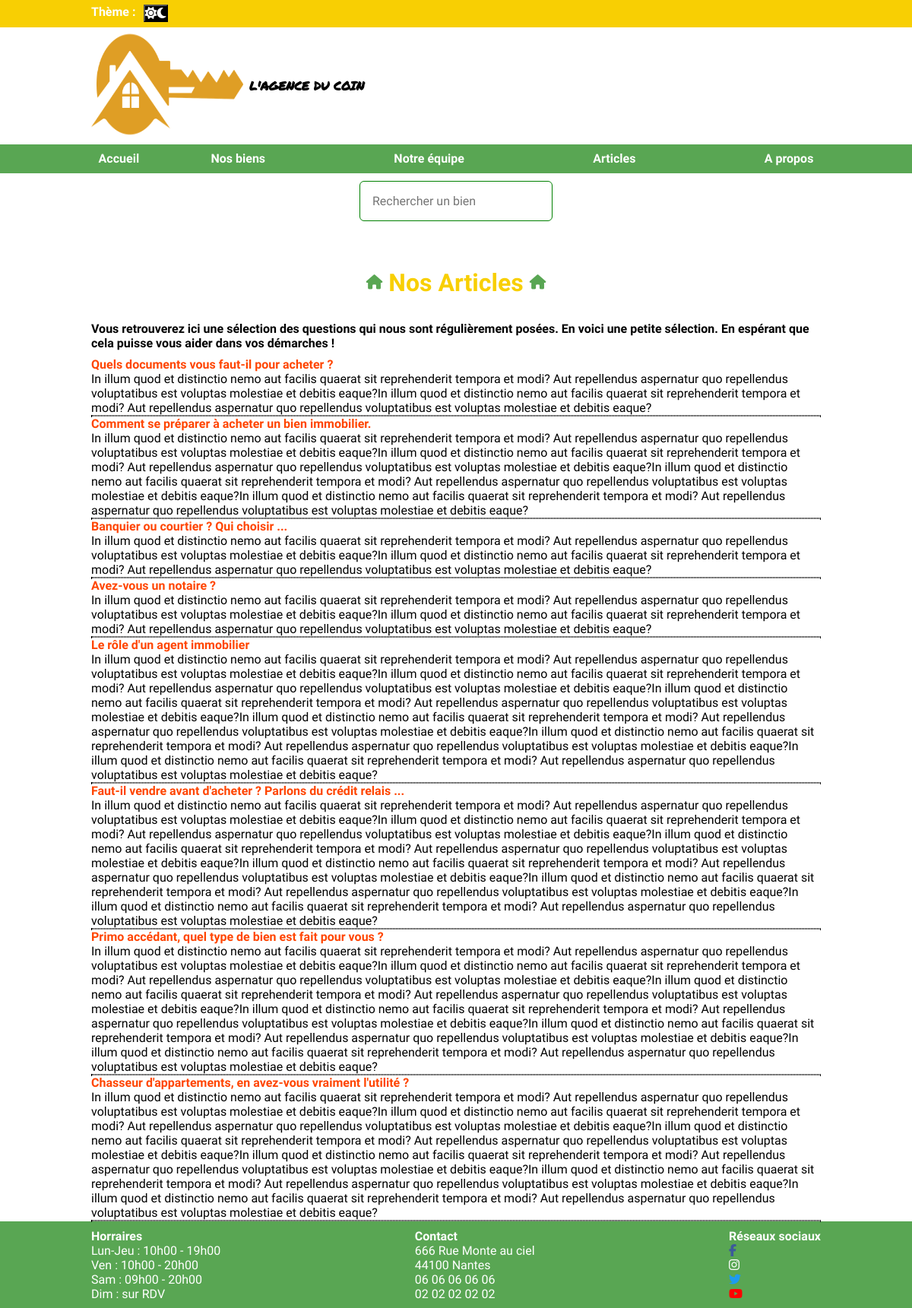
Screenshot of /index.php?route=articles with the database file from the repository.
### tables this page shows
CREATE TABLE `articles` (
  `id` int(11) NOT NULL,
  `titre` varchar(100) NOT NULL,
  `contenu` longtext NOT NULL
);

### controllers/HomeController.php (called while the page is built, shortened)
<?php
class HomeController
{
    public function articlesStef()
    {
        $model = new \Models\Articles();
        $articles = $model->getAllArticles();
        include_once 'views/layout.phtml';
    }
    public function about()
    {
        include_once 'views/layout.phtml';
    }
}

### models/Database.php (called while the page is built, shortened)
<?php
class Database
{
    protected $bdd;
    public function __construct()
    {
        $this->bdd = new \PDO('mysql:host=db.3wa.io;dbname=stefanstan_agence;charset=utf8', 'stefanstan', '948e24b6baa7e293be07f9f927dc1b8c');
    }
    protected function findAll($req, $params = [])
    {
        $query = $this->bdd->prepare($req);
        $query->execute($params);
        return $query->fetchAll();
    }
}

### models/Articles.php (called while the page is built, shortened)
<?php
class Articles extends Database
{
    public function getAllArticles()
    {
        return $this->findAll("SELECT * FROM articles");
    }
}

### views/articles.phtml (the view)
<h2>Nos Articles</h2>
<section class="container__articles">
    <article class="articles">
        <p class="article--intro">Vous retrouverez ici une sélection des questions qui nous sont régulièrement posées. En voici une petite sélection. En espérant que cela puisse vous aider dans vos démarches ! </p>
    </article>
    <?php foreach ($articles as $article) : ?>
        <article class="articles">
            <h5><?= htmlspecialchars($article['titre']) ?></h5>
            <p><?= htmlspecialchars($article['contenu']) ?></p>
            <hr class="line">
        </article>
    <?php endforeach; ?>
</section>

### public/CSS/style.css (style rules this page uses)
:root { --couleur-primaire: #D97059; --jaune: #f8cf03; --vert: #59a653; --blanc : #FFFFFF; --rouge : #CC0000; --general-size: 16px; }
* { margin: 0; padding:0; font-size: var(--general-size); font-family: 'Athiti'; }
body,html { height:100%; }
.line { border-style: dotted; }
h2 { font-family: 'Merienda', cursive; padding-top: 2rem; padding-bottom: 2rem; font-size: 2rem; text-align: center; display: flex; align-items: center; justify-content: center; color: var(--jaune); }
h2::before { color: var(--vert); font: var(--fa-font-solid); content: "\f015"; font-size: 1.2rem; margin-right: 0.5rem; }
h2::after { color: var(--vert); font: var(--fa-font-solid); content: "\f015"; font-size: 1.2rem; margin-left: 0.5rem; }
h5 { font-family: 'Merienda', cursive; font-weight: bold; color: orangered; }
#theme { width: 100vw; height: 100vh; }
.container__articles { display:flex; flex-direction: column; justify-content: center; }
.articles { margin: 0 auto; }
.article--intro { font-weight:bold; margin-bottom:0.6rem; }

### rows the page displays
articles: titre "Quels documents vous faut-il pour acheter ?", contenu "In illum quod et distinctio nemo aut facilis quaerat sit reprehenderit tempora et modi? Aut repellendus aspernatur quo repellendus voluptatibus est voluptas molestiae et debitis eaque?In illum quod et distinctio nemo aut facilis quaerat sit reprehenderit tempora et modi? Aut repellendus aspernatur quo repellendus voluptatibus est voluptas molestiae et debitis eaque?"
articles: titre "Comment se préparer à acheter un bien immobilier.", contenu "In illum quod et distinctio nemo aut facilis quaerat sit reprehenderit tempora et modi? Aut repellendus aspernatur quo repellendus voluptatibus est voluptas molestiae et debitis eaque?In illum quod et distinctio nemo aut facilis quaerat sit reprehenderit tempora et modi? Aut repellendus aspernatur quo repellendus voluptatibus est voluptas molestiae et debitis eaque?In illum quod et distinctio nemo aut facilis quaerat sit reprehenderit tempora et modi? Aut repellendus aspernatur quo repellendus voluptatibus est voluptas molestiae et debitis eaque?In illum quod et distinctio nemo aut facilis quaerat sit reprehenderit tempora et modi? Aut repellendus aspernatur quo repellendus voluptatibus est…"
articles: titre "Banquier ou courtier ? Qui choisir ...", contenu "In illum quod et distinctio nemo aut facilis quaerat sit reprehenderit tempora et modi? Aut repellendus aspernatur quo repellendus voluptatibus est voluptas molestiae et debitis eaque?In illum quod et distinctio nemo aut facilis quaerat sit reprehenderit tempora et modi? Aut repellendus aspernatur quo repellendus voluptatibus est voluptas molestiae et debitis eaque?"
articles: titre "Avez-vous un notaire ?", contenu "In illum quod et distinctio nemo aut facilis quaerat sit reprehenderit tempora et modi? Aut repellendus aspernatur quo repellendus voluptatibus est voluptas molestiae et debitis eaque?In illum quod et distinctio nemo aut facilis quaerat sit reprehenderit tempora et modi? Aut repellendus aspernatur quo repellendus voluptatibus est voluptas molestiae et debitis eaque?"
articles: titre "Le rôle d'un agent immobilier", contenu "In illum quod et distinctio nemo aut facilis quaerat sit reprehenderit tempora et modi? Aut repellendus aspernatur quo repellendus voluptatibus est voluptas molestiae et debitis eaque?In illum quod et distinctio nemo aut facilis quaerat sit reprehenderit tempora et modi? Aut repellendus aspernatur quo repellendus voluptatibus est voluptas molestiae et debitis eaque?In illum quod et distinctio nemo aut facilis quaerat sit reprehenderit tempora et modi? Aut repellendus aspernatur quo repellendus voluptatibus est voluptas molestiae et debitis eaque?In illum quod et distinctio nemo aut facilis quaerat sit reprehenderit tempora et modi? Aut repellendus aspernatur quo repellendus voluptatibus est…"
articles: titre "Faut-il vendre avant d'acheter ? Parlons du crédit relais ...", contenu "In illum quod et distinctio nemo aut facilis quaerat sit reprehenderit tempora et modi? Aut repellendus aspernatur quo repellendus voluptatibus est voluptas molestiae et debitis eaque?In illum quod et distinctio nemo aut facilis quaerat sit reprehenderit tempora et modi? Aut repellendus aspernatur quo repellendus voluptatibus est voluptas molestiae et debitis eaque?In illum quod et distinctio nemo aut facilis quaerat sit reprehenderit tempora et modi? Aut repellendus aspernatur quo repellendus voluptatibus est voluptas molestiae et debitis eaque?In illum quod et distinctio nemo aut facilis quaerat sit reprehenderit tempora et modi? Aut repellendus aspernatur quo repellendus voluptatibus est…"
articles: titre "Primo accédant, quel type de bien est fait pour vous ?", contenu "In illum quod et distinctio nemo aut facilis quaerat sit reprehenderit tempora et modi? Aut repellendus aspernatur quo repellendus voluptatibus est voluptas molestiae et debitis eaque?In illum quod et distinctio nemo aut facilis quaerat sit reprehenderit tempora et modi? Aut repellendus aspernatur quo repellendus voluptatibus est voluptas molestiae et debitis eaque?In illum quod et distinctio nemo aut facilis quaerat sit reprehenderit tempora et modi? Aut repellendus aspernatur quo repellendus voluptatibus est voluptas molestiae et debitis eaque?In illum quod et distinctio nemo aut facilis quaerat sit reprehenderit tempora et modi? Aut repellendus aspernatur quo repellendus voluptatibus est…"
articles: titre "Chasseur d'appartements, en avez-vous vraiment l'utilité ?", contenu "In illum quod et distinctio nemo aut facilis quaerat sit reprehenderit tempora et modi? Aut repellendus aspernatur quo repellendus voluptatibus est voluptas molestiae et debitis eaque?In illum quod et distinctio nemo aut facilis quaerat sit reprehenderit tempora et modi? Aut repellendus aspernatur quo repellendus voluptatibus est voluptas molestiae et debitis eaque?In illum quod et distinctio nemo aut facilis quaerat sit reprehenderit tempora et modi? Aut repellendus aspernatur quo repellendus voluptatibus est voluptas molestiae et debitis eaque?In illum quod et distinctio nemo aut facilis quaerat sit reprehenderit tempora et modi? Aut repellendus aspernatur quo repellendus voluptatibus est…"
